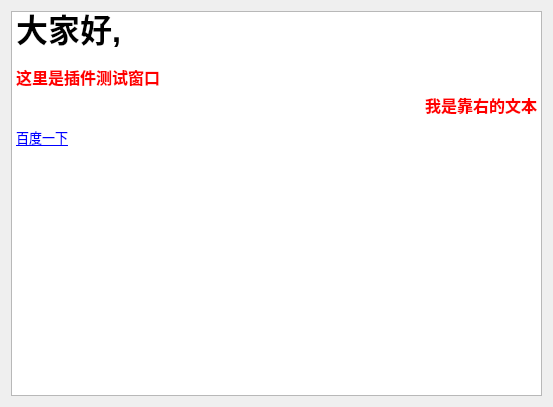
<?xml version="1.0" encoding="UTF-8"?>
<ui version="4.0">
 <class>TestUI</class>
 <widget class="QWidget" name="TestUI">
  <property name="geometry">
   <rect>
    <x>0</x>
    <y>0</y>
    <width>553</width>
    <height>407</height>
   </rect>
  </property>
  <property name="windowTitle">
   <string>TestUI</string>
  </property>
  <layout class="QVBoxLayout" name="verticalLayout">
   <item>
    <widget class="QTextEdit" name="textEdit">
     <property name="html">
      <string>&lt;!DOCTYPE HTML PUBLIC &quot;-//W3C//DTD HTML 4.0//EN&quot; &quot;http://www.w3.org/TR/REC-html40/strict.dtd&quot;&gt;
&lt;html&gt;&lt;head&gt;&lt;meta name=&quot;qrichtext&quot; content=&quot;1&quot; /&gt;&lt;style type=&quot;text/css&quot;&gt;
p, li { white-space: pre-wrap; }
&lt;/style&gt;&lt;/head&gt;&lt;body style=&quot; font-family:'SimSun'; font-size:9pt; font-weight:400; font-style:normal;&quot;&gt;
&lt;p style=&quot; margin-top:0px; margin-bottom:0px; margin-left:0px; margin-right:0px; -qt-block-indent:0; text-indent:0px;&quot;&gt;&lt;span style=&quot; font-size:36pt; font-weight:600; vertical-align:super;&quot;&gt;大家好,&lt;/span&gt;&lt;/p&gt;
&lt;p style=&quot; margin-top:0px; margin-bottom:0px; margin-left:0px; margin-right:0px; -qt-block-indent:0; text-indent:0px;&quot;&gt;&lt;span style=&quot; font-size:18pt; font-weight:600; color:#ff0000; vertical-align:super;&quot;&gt;这里是插件测试窗口&lt;/span&gt;&lt;/p&gt;
&lt;p dir='rtl' style=&quot; margin-top:0px; margin-bottom:0px; margin-left:0px; margin-right:0px; -qt-block-indent:0; text-indent:0px;&quot;&gt;&lt;span style=&quot; font-size:18pt; font-weight:600; color:#ff0000; vertical-align:super;&quot;&gt;我是靠右的文本&lt;/span&gt;&lt;/p&gt;
&lt;p style=&quot; margin-top:0px; margin-bottom:0px; margin-left:0px; margin-right:0px; -qt-block-indent:0; text-indent:0px;&quot;&gt;&lt;a href=&quot;www.baidu.com&quot;&gt;&lt;span style=&quot; font-size:10pt; text-decoration: underline; color:#0000ff;&quot;&gt;百度一下&lt;/span&gt;&lt;/a&gt;&lt;/p&gt;&lt;/body&gt;&lt;/html&gt;</string>
     </property>
    </widget>
   </item>
  </layout>
 </widget>
 <layoutdefault spacing="6" margin="11"/>
 <resources/>
 <connections/>
</ui>
